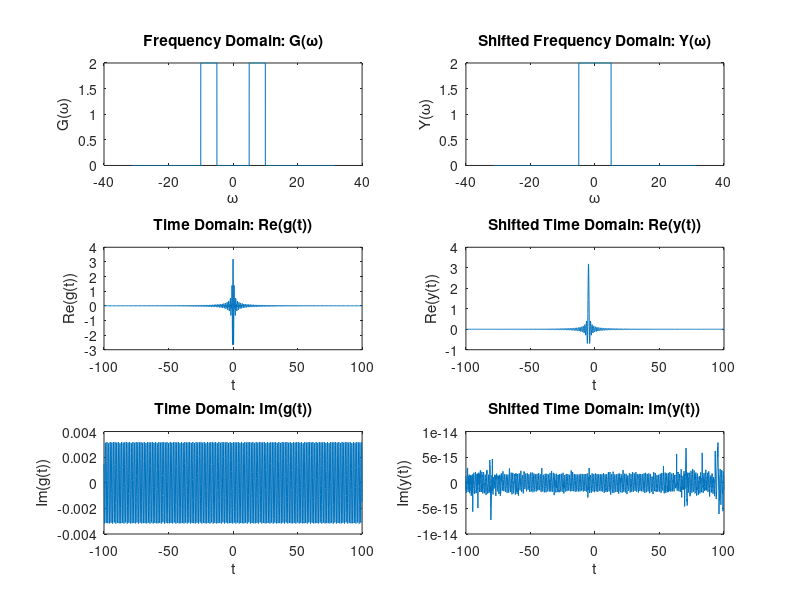

Recreate this plot in MATLAB.
%Problem 1
clc;close all;clear all;

%--------------------------------------------------------------------------
%PART A
%--------------------------------------------------------------------------

%----------------------------Function---------------------------------------
% Constants
omega = -31.4:0.01:31.4;    % Range of ω
t = -100:0.1:100;           % Range of t

% Frequency domain description G(ω)
G = zeros(size(omega));
G(abs(omega) >= 5 & abs(omega) <= 10) = 2;

% Inverse Fourier Transform of G(ω)
g = zeros(size(t));
for i = 1:length(t)
    g(i) = (1 / (2 * pi)) * trapz(omega, G .* exp(1i * omega * t(i)));
end


%-----------------------------Plotting-------------------------------------

% G(ω)
subplot(3,2,1);
plot(omega, G);
xlabel('ω');
ylabel('G(ω)');
title('Frequency Domain: G(ω)');

% Re(g(t))
subplot(3,2,3);
plot(t, real(g));
xlabel('t');
ylabel('Re(g(t))');
title('Time Domain: Re(g(t))');

% Im(g(t))
subplot(3,2,5);
plot(t, imag(g));
xlabel('t');
ylabel('Im(g(t))');
title('Time Domain: Im(g(t))');

%--------------------------------------------------------------------------
%PART B
%--------------------------------------------------------------------------

%----------------------------Function---------------------------------------

% Shifted frequency domain description Y(ω)
Y = zeros(size(omega));
Y(abs(omega) >= 0 & abs(omega) <= 5) = 2;

% Inverse Fourier Transform of Y(ω)
y = zeros(size(t));
for i = 1:length(t)
    y(i) = (1 / (2 * pi)) * trapz(omega, Y .* exp(1i * omega * (t(i) + 5)));
end

%-----------------------------Plotting-------------------------------------
% Y(ω)
subplot(3,2,2);
plot(omega, Y);
xlabel('ω');
ylabel('Y(ω)');
title('Shifted Frequency Domain: Y(ω)');

% Re(y(t))
subplot(3,2,4);
plot(t, real(y));
xlabel('t');
ylabel('Re(y(t))');
title('Shifted Time Domain: Re(y(t))');

% Im(y(t))
subplot(3,2,6);
plot(t, imag(y));
xlabel('t');
ylabel('Im(y(t))');
title('Shifted Time Domain: Im(y(t))');

%--------------------------------------------------------------------------
%PART C
%--------------------------------------------------------------------------
%{
Both g(t) and y(t) are complex signals.

In general, the inverse Fourier transform of a complex-valued frequency domain signal will result in a complex-valued time domain signal. 
Therefore, g(t) and y(t) are complex signals.
%}
